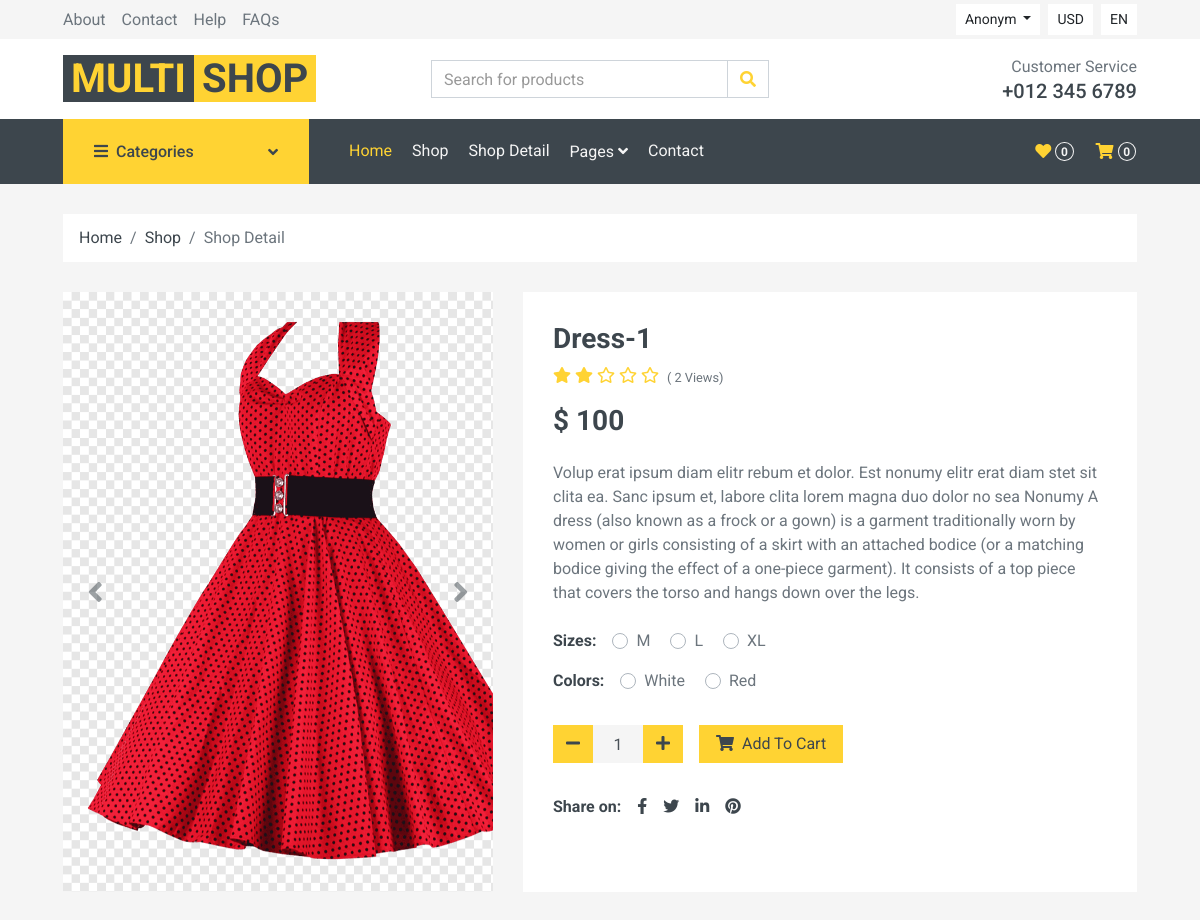
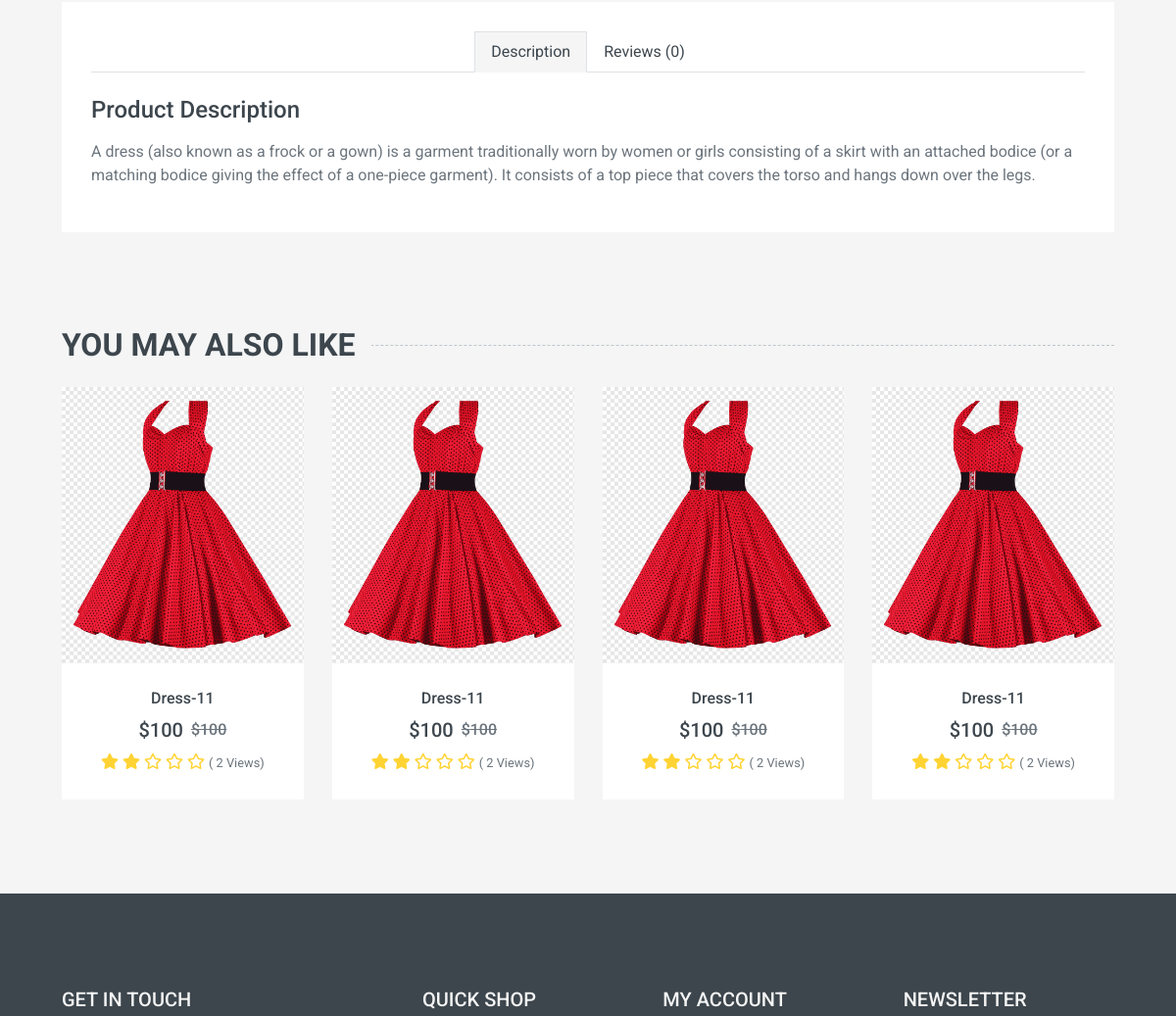
Page /detail/1 (upper part) on the earlier database version (2 pictures, top to bottom).
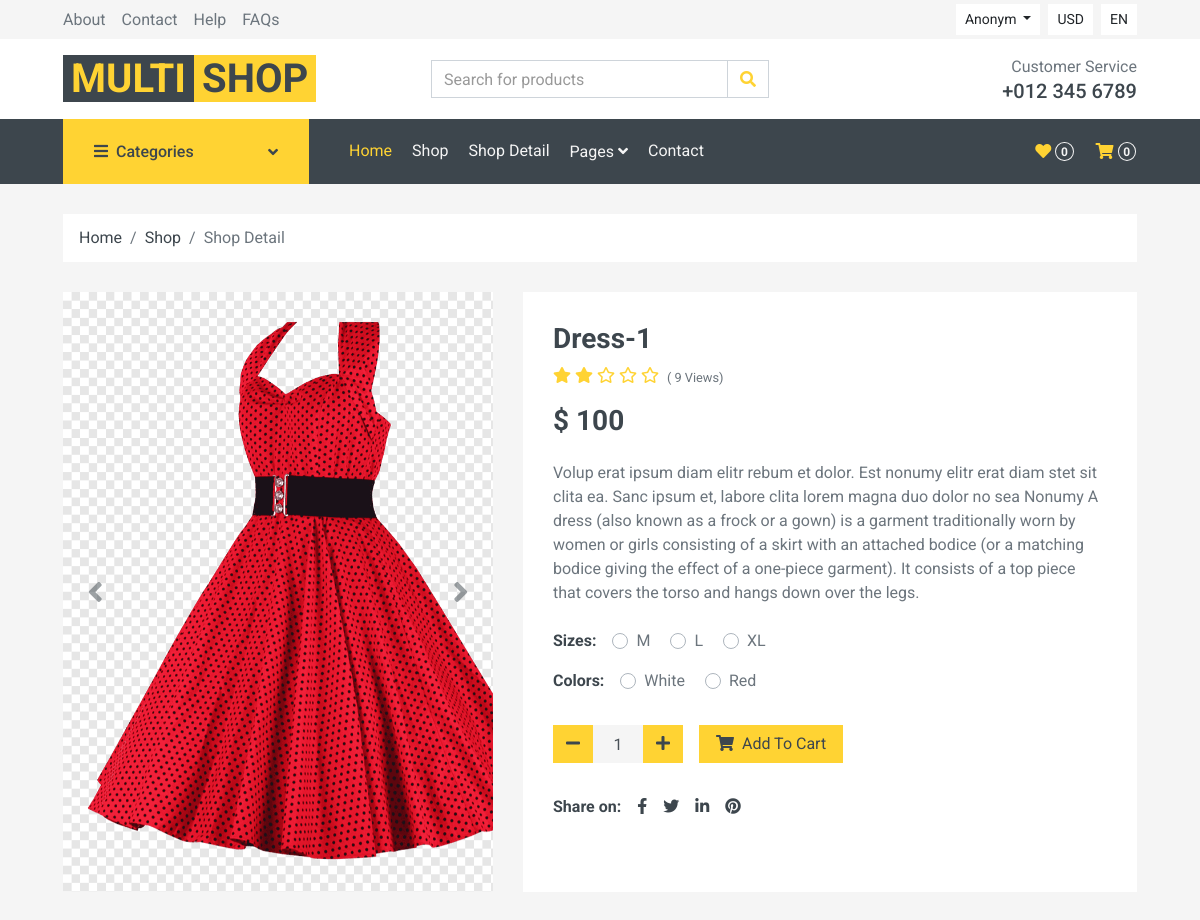
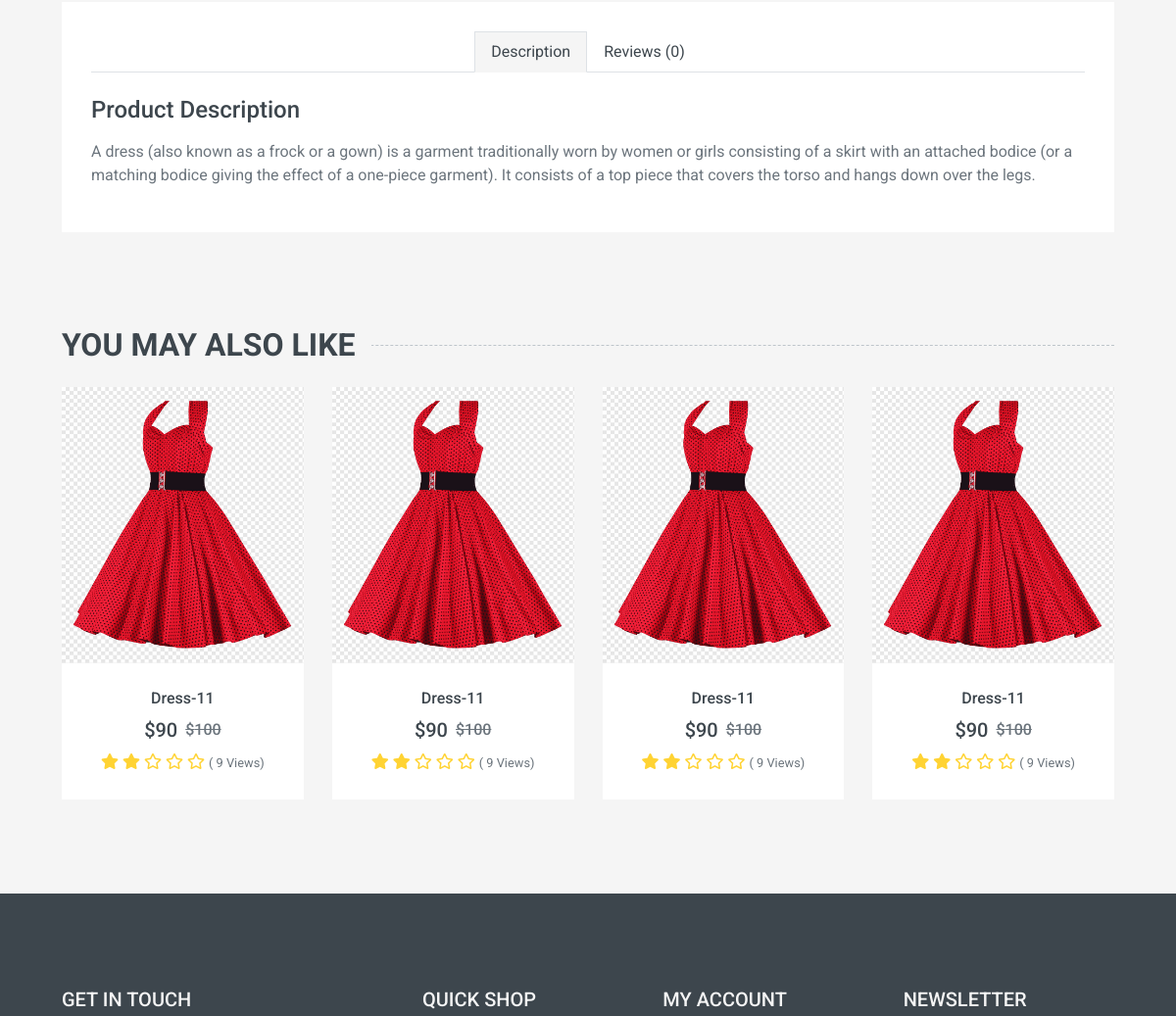
Same page on the later database version (2 pictures, top to bottom).
### main_app/models.py (models this page shows, shortened)
class Product(models.Model):
    name = models.CharField(max_length=150)
    slug = models.SlugField(max_length=150, unique=True)
    img = models.ImageField()
    count = models.PositiveIntegerField(default=0)
    price = models.PositiveIntegerField(default=0)
    view = models.PositiveIntegerField(default=0)
    description = models.TextField()
    added_date = models.DateField(auto_now_add=True)
    size = models.ManyToManyField(Size, related_name='sizes')
    color = models.ManyToManyField(Color, related_name='colors')
    category = models.ForeignKey(
        Category, on_delete=models.PROTECT, related_name='categories')
    discount = models.PositiveIntegerField("Discount %", default=0)
    @property
    def average_rating(self):
        rating = self.rating.all().aggregate(Avg('value'))['value__avg']
        if rating:
            return str(rating)
        else:
            return 0
    def get_discount_price(self):
        price = self.price
        if self.discount:
            discount = (self.price / 100) * self.discount
            price = price - discount
        else:
            price = self.price
        return int(round(price, 0))
    class Meta:
        ordering = ["-id"]

class Size(models.Model):
    name = models.CharField(max_length=50)
    slug = models.SlugField(max_length=50, unique=True)
    def __str__(self):
        return self.name

class Color(models.Model):
    name = models.CharField(max_length=50)
    slug = models.SlugField(max_length=50, unique=True)
    def __str__(self):
        return self.name

### main_app/views.py (the view, shortened to what this page needs)
# urls.py: path('detail/<pk>', views.ProductDetailView.as_view(), name='detail'),
class ProductDetailView(DeleteView):
    model = Product
    template_name = "detail.html"

### main_app/context_cat.py (called while the page is built)
def main_context(request):
    categories = Category.objects.all()
    all_products=Product.objects.all()
    data = {
        'category': categories,
        'all_products': all_products,
    }
    return data

### templates/detail.html (shortened to what this page needs)
{% extends 'base.html' %}
{% load static %}
{% block content %}
<div class="container-fluid">
    <div class="row px-xl-5">
        <div class="col-12">
            <nav class="breadcrumb bg-light mb-30">
                <a class="breadcrumb-item text-dark" href="#">Home</a>
                <a class="breadcrumb-item text-dark" href="#">Shop</a>
                <span class="breadcrumb-item active">Shop Detail</span>
            </nav>
        </div>
    </div>
</div>
<div class="container-fluid pb-5">
    <div class="row px-xl-5">
        <div class="col-lg-5 mb-30">
            <div id="product-carousel" class="carousel slide" data-ride="carousel">
                <div class="carousel-inner bg-light">
                    <div class="carousel-item active text-center">
                        <img class="object-fit-cover" src="{{ object.img.url }}" alt="Image" height="600">
                    </div>
                </div>
                <a class="carousel-control-prev" href="#product-carousel" data-slide="prev">
                    <i class="fa fa-2x fa-angle-left text-dark"></i>
                </a>
                <a class="carousel-control-next" href="#product-carousel" data-slide="next">
                    <i class="fa fa-2x fa-angle-right text-dark"></i>
                </a>
            </div>
        </div>
        <div class="col-lg-7 h-auto mb-30">
            <div class="h-100 bg-light p-30">
                <h3>{{ object.name|title }}</h3>
                <div class="d-flex mb-3">
                    <div class="text-primary mr-2">
                        {% for i in '12345'|make_list %}
                        {% if i < object.average_rating %} <i class="fas fa-star"></i>
                            {% else %}
                            <i class="far fa-star"></i>
                            {% endif %}
                            {% endfor %}
                    </div>
                    <small class="pt-1">( {{ object.view }} Views)</small>
                </div>
                <h3 class="font-weight-semi-bold mb-4">$ {{object.price}}</h3>
                <p class="mb-4">Volup erat ipsum diam elitr rebum et dolor. Est nonumy elitr erat diam stet sit
                    clita ea. Sanc ipsum et, labore clita lorem magna duo dolor no sea
                    Nonumy
                    {{object.description}}
                </p>
                <div class="d-flex mb-3">
                    <strong class="text-dark mr-3">Sizes:</strong>
                    <form>
                        {% for size in object.size.all %}
                        <div class="custom-control custom-radio custom-control-inline">
                            <label class="custom-control-label" for="size-{{size.id}}">{{size}}</label>
                        </div>
                        {% endfor %}
                    </form>
                </div>
                <div class="d-flex mb-4">
                    <strong class="text-dark mr-3">Colors:</strong>
                    <form>
                        {% for color in object.color.all %}
                        <div class="custom-control custom-radio custom-control-inline">
                            <label class="custom-control-label" for="color-{{color.id}}">{{color}}</label>
                        </div>
                        {% endfor %}
                    </form>
                </div>
                <div class="d-flex align-items-center mb-4 pt-2">
                    <div class="input-group quantity mr-3" style="width: 130px;">
                        <div class="input-group-btn">
                            <button onclick="minus()" class="btn btn-primary btn-minus">
                                <i class="fa fa-minus"></i>
                            </button>
                        </div>
                        <input id='count' type="text" class="form-control bg-secondary border-0 text-center" value="1">
                        <div class="input-group-btn">
                            <button onclick="plus()" class="btn btn-primary btn-plus">
                                <i class="fa fa-plus"></i>
                            </button>
                        </div>
                    </div>
                    <button class="btn btn-primary px-3"><i class="fa fa-shopping-cart mr-1"></i> Add To
                        Cart</button>
                </div>
                <div class="d-flex pt-2">
                    <strong class="text-dark mr-2">Share on:</strong>
                    <div class="d-inline-flex">
                        <a class="text-dark px-2" href="">
                            <i class="fab fa-facebook-f"></i>
                        </a>
                        <a class="text-dark px-2" href="">
                            <i class="fab fa-twitter"></i>
                        </a>
                        <a class="text-dark px-2" href="">
                            <i class="fab fa-linkedin-in"></i>
                        </a>
                        <a class="text-dark px-2" href="">
                            <i class="fab fa-pinterest"></i>
                        </a>
                    </div>
                </div>
            </div>
        </div>
    </div>
    <div class="row px-xl-5">
        <div class="col">
            <div class="bg-light p-30 ">
                <div class="nav nav-tabs mb-4 d-flex justify-content-center">
                    <a class="nav-item nav-link text-dark active" data-toggle="tab" href="#tab-pane-1">Description</a>
                    <a class="nav-item nav-link text-dark" data-toggle="tab" href="#tab-pane-3">Reviews
                        ({{object.product_comments.count}})</a>
                </div>
                <div class="tab-content">
                    <div class="tab-pane fade show active" id="tab-pane-1">
                        <h4 class="mb-3">Product Description</h4>
                        <p>{{object.description}}</p>
                    </div>
            </div>
        </div>
    </div>
</div>
</div>
<div class="container-fluid py-5">
    <h2 class="section-title position-relative text-uppercase mx-xl-5 mb-4"><span class="bg-secondary pr-3">You May Also
            Like</span></h2>
    <div class="row px-xl-5">
        <div class="col">
            <div class="owl-carousel related-carousel">
                {% for item in all_products|slice:"0:6" %}
                <div class="product-item bg-light">
                    <div class="product-img position-relative overflow-hidden">
                        <img class="img-fluid w-100" src="{{item.img.url}}" alt="">
                        <div class="product-action">
                        </div>
                    </div>
                    <div class="text-center py-4"> <a class="h6 text-decoration-none text-truncate"
                            href="">{{item.name|title}}1</a>
                        <div class="d-flex align-items-center justify-content-center mt-2">
                            <h5>${{item.get_discount_price}}</h5>
                            <h6 class="text-muted ml-2"><del>${{item.price}}</del></h6>
                        </div>
                        <div class="d-flex align-items-center justify-content-center mb-1">
                            {% for i in '12345'|make_list %}
                            {% if i < item.average_rating %} <i class="fa fa-star text-primary mr-1"></i>
                                {% else %}
                                <i class="far fa-star text-primary mr-1"></i>
                                {% endif %}
                                {% endfor %}
                                <small class="pt-1">( {{ item.view }} Views)</small>
                        </div>
                    </div>
                </div>
            </div>
            {% endfor %}
        </div>
    </div>
</div>
{% endblock %}

### templates/base.html (shortened to what this page needs)
{% load static %}
<!DOCTYPE html>
<html lang="en">
<head>
    <link href="https://cdnjs.cloudflare.com/ajax/libs/font-awesome/5.10.0/css/all.min.css" rel="stylesheet">
    <link href="{% static 'lib/animate/animate.min.css' %}" rel="stylesheet">
    <link href="{% static 'lib/owlcarousel/assets/owl.carousel.min.css' %}" rel="stylesheet">
    <link href="{% static 'css/style.css' %}" rel="stylesheet">
</head>
<body>
    <div class="container-fluid">
        <div class="row bg-secondary py-1 px-xl-5">
            <div class="col-lg-6 d-none d-lg-block">
                <div class="d-inline-flex align-items-center h-100">
                    <a class="text-body mr-3" href="">About</a>
                    <a class="text-body mr-3" href="">Contact</a>
                    <a class="text-body mr-3" href="">Help</a>
                    <a class="text-body mr-3" href="">FAQs</a>
                </div>
            </div>
            <div class="col-lg-6 text-center text-lg-right">
                <div class="d-inline-flex align-items-center">
                    <div class="btn-group">
                        <button type="button" class="btn btn-sm btn-light dropdown-toggle" data-toggle="dropdown">
                            {% if request.user.is_authenticated %}
                            {{request.user.username}}
                            {% else %}Anonym
                            {% endif %}
                        </button>
                    </div>
                    <div class="btn-group mx-2">
                        <button type="button" class="btn btn-sm btn-light"
                            data-toggle="dropdown">USD</button>
                    </div>
                    <div class="btn-group">
                        <button type="button" class="btn btn-sm btn-light"
                            data-toggle="dropdown">EN</button>
                    </div>
                </div>
            </div>
        </div>
        <div class="row align-items-center bg-light py-3 px-xl-5 d-none d-lg-flex">
            <div class="col-lg-4">
                <a href="{% url 'main_app:home' %}" class="text-decoration-none">
                    <span class="h1 text-uppercase text-primary bg-dark px-2">Multi</span>
                    <span class="h1 text-uppercase text-dark bg-primary px-2 ml-n1">Shop</span>
                </a>
            </div>
            <div class="col-lg-4 col-6 text-left">
                <form action="">
                    <div class="input-group">
                        <input type="text" class="form-control" placeholder="Search for products">
                        <div class="input-group-append">
                            <span class="input-group-text bg-transparent text-primary">
                                <i class="fa fa-search"></i>
                            </span>
                        </div>
                    </div>
                </form>
            </div>
            <div class="col-lg-4 col-6 text-right">
                <p class="m-0">Customer Service</p>
                <h5 class="m-0">+012 345 6789</h5>
            </div>
        </div>
    </div>
    <div class="container-fluid bg-dark mb-30">
        <div class="row px-xl-5">
            <div class="col-lg-3 d-none d-lg-block">
                <a class="btn d-flex align-items-center justify-content-between bg-primary w-100" data-toggle="collapse"
                    href="#navbar-vertical" style="height: 65px; padding: 0 30px;">
                    <h6 class="text-dark m-0"><i class="fa fa-bars mr-2"></i>Categories</h6>
                    <i class="fa fa-angle-down text-dark"></i>
                </a>
            </div>
            <div class="col-lg-9">
                <nav class="navbar navbar-expand-lg bg-dark navbar-dark py-3 py-lg-0 px-0">
                    <div class="collapse navbar-collapse justify-content-between" id="navbarCollapse">
                        <div class="navbar-nav mr-auto py-0">
                            <a href="{% url 'main_app:home' %}" class="nav-item nav-link active">Home</a>
                            <a href="#" class="nav-item nav-link">Shop</a>
                            <a href="{% url 'main_app:detail' pk=1 %}" class="nav-item nav-link">Shop Detail</a>
                            <div class="nav-item dropdown">
                                <a href="#" class="nav-link dropdown-toggle" data-toggle="dropdown">Pages <i
                                        class="fa fa-angle-down mt-1"></i></a>
                            </div>
                            <a href="{% url 'accounts:contact' %}" class="nav-item nav-link">Contact</a>
                        </div>
                        <div class="navbar-nav ml-auto py-0 d-none d-lg-block">
                            <a href="" class="btn px-0">
                                <i class="fas fa-heart text-primary"></i>
                                <span class="badge text-secondary border border-secondary rounded-circle"
                                    style="padding-bottom: 2px;">0</span>
                            </a>
                            <a href="" class="btn px-0 ml-3">
                                <i class="fas fa-shopping-cart text-primary"></i>
                                <span class="badge text-secondary border border-secondary rounded-circle"
                                    style="padding-bottom: 2px;">0</span>
                            </a>
                        </div>
                    </div>
                </nav>
            </div>
        </div>
    </div>
    {% block content %}
    {% endblock %}
    <div class="container-fluid bg-dark text-secondary mt-5 pt-5">
        <div class="row px-xl-5 pt-5">
            <div class="col-lg-4 col-md-12 mb-5 pr-3 pr-xl-5">
                <h5 class="text-secondary text-uppercase mb-4">Get In Touch</h5>
            </div>
            <div class="col-lg-8 col-md-12">
                <div class="row">
                    <div class="col-md-4 mb-5">
                        <h5 class="text-secondary text-uppercase mb-4">Quick Shop</h5>
                    </div>
                    <div class="col-md-4 mb-5">
                        <h5 class="text-secondary text-uppercase mb-4">My Account</h5>
                    </div>
                    <div class="col-md-4 mb-5">
                        <h5 class="text-secondary text-uppercase mb-4">Newsletter</h5>
                    </div>
                </div>
            </div>
        </div>
    </div>
</body>
</html>

Differences in the rows shown:
changed Product "Dress-1": view "2" → "9"; get_discount_price "100" → "90"
